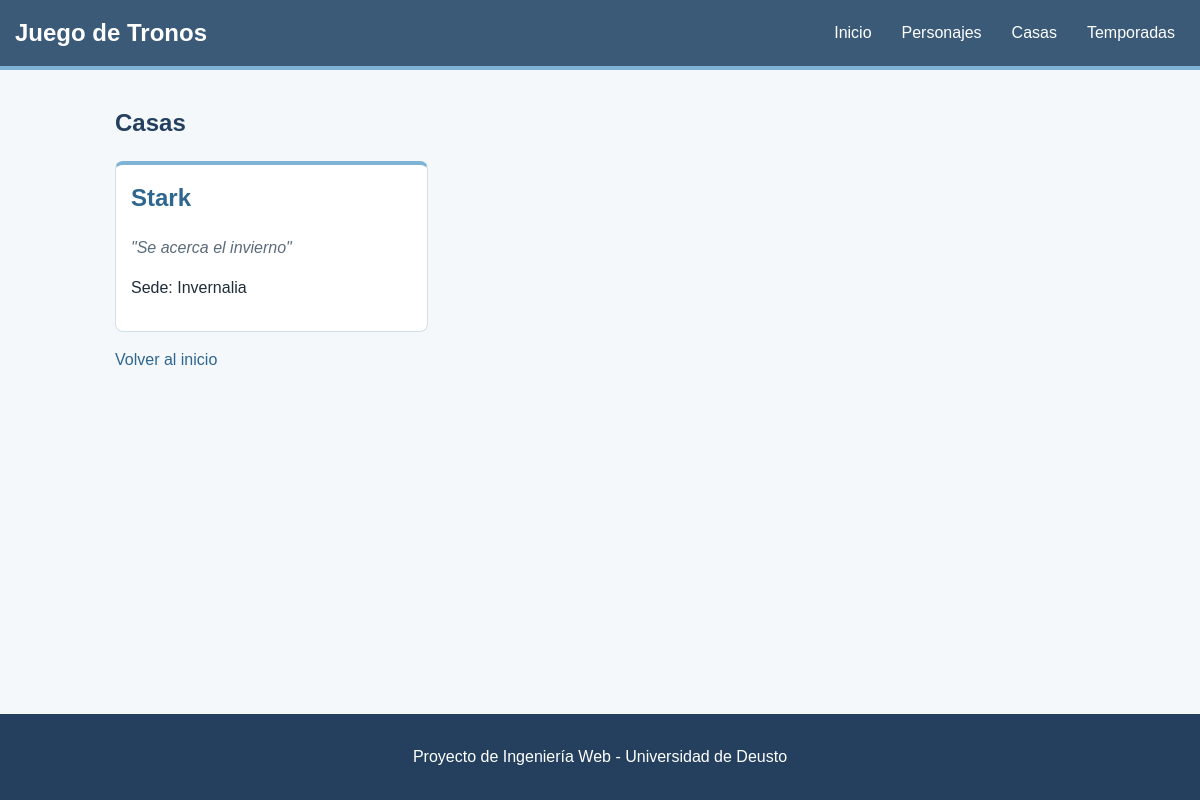
Page /casas/ on the earlier database version.
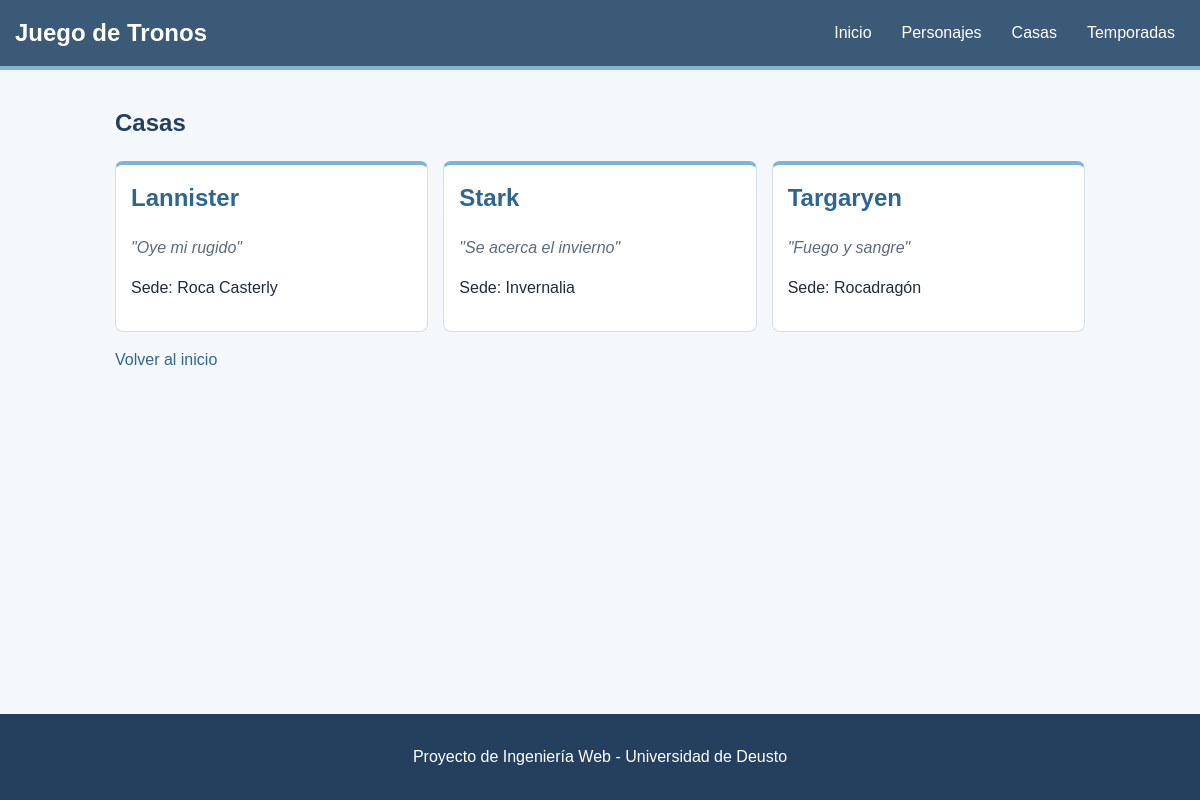
Same page on the later database version.
### poniente/models.py (models this page shows, shortened)
class Casa(models.Model):
    nombre = models.CharField(max_length=50)
    lema = models.CharField(max_length=100)
    sede = models.CharField(max_length=50)
    descripcion = models.TextField()
    class Meta:
        ordering = ["nombre"]

### poniente/views.py (the view)
# urls.py: path('casas/', views.lista_casas, name='casa_list'),
def lista_casas(request):
    casas = Casa.objects.all()
    return render(request, 'casa_list.html', {'casas': casas})

### poniente/templates/casa_list.html (shortened to what this page needs)
{% extends "seccion.html" %}
{% block content %}
<section>
    <h1>Casas</h1>
    {% if casas %}
        <div class="tarjetas">
        {% for casa in casas %}
            <article class="tarjeta">
                <h2><a href="{% url 'casa_detail' casa.pk %}">{{ casa.nombre }}</a></h2>
                <p class="lema">"{{ casa.lema }}"</p>
                <p>Sede: {{ casa.sede }}</p>
            </article>
        {% endfor %}
        </div>
    {% else %}
        <p>Todavía no hay casas.</p>
    {% endif %}
</section>
{% endblock %}

Differences in the rows shown:
added Casa: nombre "Lannister", lema "Oye mi rugido", sede "Roca Casterly"
added Casa: nombre "Targaryen", lema "Fuego y sangre", sede "Rocadragón"
